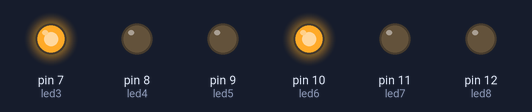
Simulated run of this sketch. Board: Arduino Uno, built with avr-gcc and run on an emulated ATmega328P. Parts: output pins drawn as LEDs (lit = HIGH).

Above: at 0.5 s.
At 3.5 s:
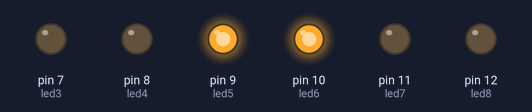
At 6.5 s:
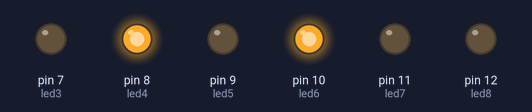
At 10.0 s:
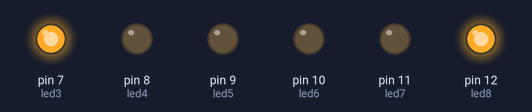
At 12.5 s:
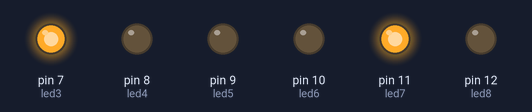
Timing chart, 0 to 18.2 s (numbered marks = the images above):
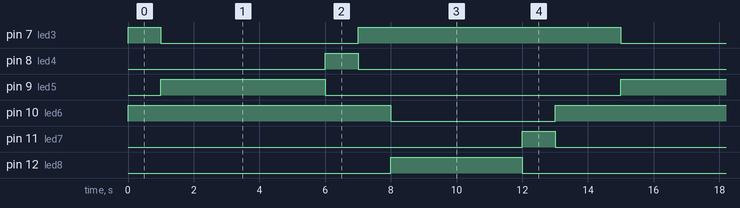

Measured:
- by itself, pin 7 (led3): repeats every 14.0 s: LOW 6.0 s, HIGH 8.0 s
- by itself, pin 8 (led4), pin 11 (led7): alternates HIGH for 1.0 s and LOW for 13.0 s
- by itself, pin 9 (led5): alternates HIGH for 5.0 s and LOW for 9.0 s
- by itself, pin 10 (led6): alternates HIGH for 9.0 s and LOW for 5.0 s
- by itself, pin 12 (led8): alternates HIGH for 4.0 s and LOW for 10.0 s

The sketch:

Ex_1_SEMAFORS.ino
```cpp
//taula de variables


 const int led3 = 7;
 const int led4 = 8;
 const int led5 = 9;
 const int led6 = 10;
 const int led7 = 11;
 const int led8 = 12;

void setup()
{

   pinMode(led3, OUTPUT);
   pinMode(led4, OUTPUT);
   pinMode(led5, OUTPUT);
   pinMode(led6, OUTPUT);
   pinMode(led7, OUTPUT);
   pinMode(led8, OUTPUT);
}
void loop()
{

  digitalWrite(led3, HIGH);
  digitalWrite(led4, LOW);
  digitalWrite(led5, LOW);
  digitalWrite(led6, HIGH);
  digitalWrite(led7, LOW);
  digitalWrite(led8, LOW);

  delay(1000);


  digitalWrite(led3, LOW);
  digitalWrite(led4, LOW);
  digitalWrite(led5, HIGH);
  digitalWrite(led6, HIGH);
  digitalWrite(led7, LOW);
  digitalWrite(led8, LOW);

  delay(1000);

  digitalWrite(led3, LOW);
  digitalWrite(led4, LOW);
  digitalWrite(led5, HIGH);
  digitalWrite(led6, HIGH);
  digitalWrite(led7, LOW);
  digitalWrite(led8, LOW);

  delay(1000);

  digitalWrite(led3, LOW);
  digitalWrite(led4, LOW);
  digitalWrite(led5, HIGH);
  digitalWrite(led6, HIGH);
  digitalWrite(led7, LOW);
  digitalWrite(led8, LOW);

  delay(1000);

  digitalWrite(led3, LOW);
  digitalWrite(led4, LOW);
  digitalWrite(led5, HIGH);
  digitalWrite(led6, HIGH);
  digitalWrite(led7, LOW);
  digitalWrite(led8, LOW);

  delay(1000);

  digitalWrite(led3, LOW);
  digitalWrite(led4, LOW);
  digitalWrite(led5, HIGH);
  digitalWrite(led6, HIGH);
  digitalWrite(led7, LOW);
  digitalWrite(led8, LOW);

  delay(1000);

  digitalWrite(led3, LOW);
  digitalWrite(led4, HIGH);
  digitalWrite(led5, LOW);
  digitalWrite(led6, HIGH);
  digitalWrite(led7, LOW);
  digitalWrite(led8, LOW);

  delay(1000);

  digitalWrite(led3, HIGH);
  digitalWrite(led4, LOW);
  digitalWrite(led5, LOW);
  digitalWrite(led6, HIGH);
  digitalWrite(led7, LOW);
  digitalWrite(led8, LOW);

  delay(1000);

  digitalWrite(led3, HIGH);
  digitalWrite(led4, LOW);
  digitalWrite(led5, LOW);
  digitalWrite(led6, LOW);
  digitalWrite(led7, LOW);
  digitalWrite(led8, HIGH);

  delay(1000);

  digitalWrite(led3, HIGH);
  digitalWrite(led4, LOW);
  digitalWrite(led5, LOW);
  digitalWrite(led6, LOW);
  digitalWrite(led7, LOW);
  digitalWrite(led8, HIGH);

  delay(1000);

  digitalWrite(led3, HIGH);
  digitalWrite(led4, LOW);
  digitalWrite(led5, LOW);
  digitalWrite(led6, LOW);
  digitalWrite(led7, LOW);
  digitalWrite(led8, HIGH);

  delay(1000);

  digitalWrite(led3, HIGH);
  digitalWrite(led4, LOW);
  digitalWrite(led5, LOW);
  digitalWrite(led6, LOW);
  digitalWrite(led7, LOW);
  digitalWrite(led8, HIGH);

  delay(1000);

  digitalWrite(led3, HIGH);
  digitalWrite(led4, LOW);
  digitalWrite(led5, LOW);
  digitalWrite(led6, LOW);
  digitalWrite(led7, HIGH);
  digitalWrite(led8, LOW);

  delay(1000);

  digitalWrite(led3, HIGH);
  digitalWrite(led4, LOW);
  digitalWrite(led5, LOW);
  digitalWrite(led6, HIGH);
  digitalWrite(led7, LOW);
  digitalWrite(led8, LOW);

  delay(1000);


 }
```
